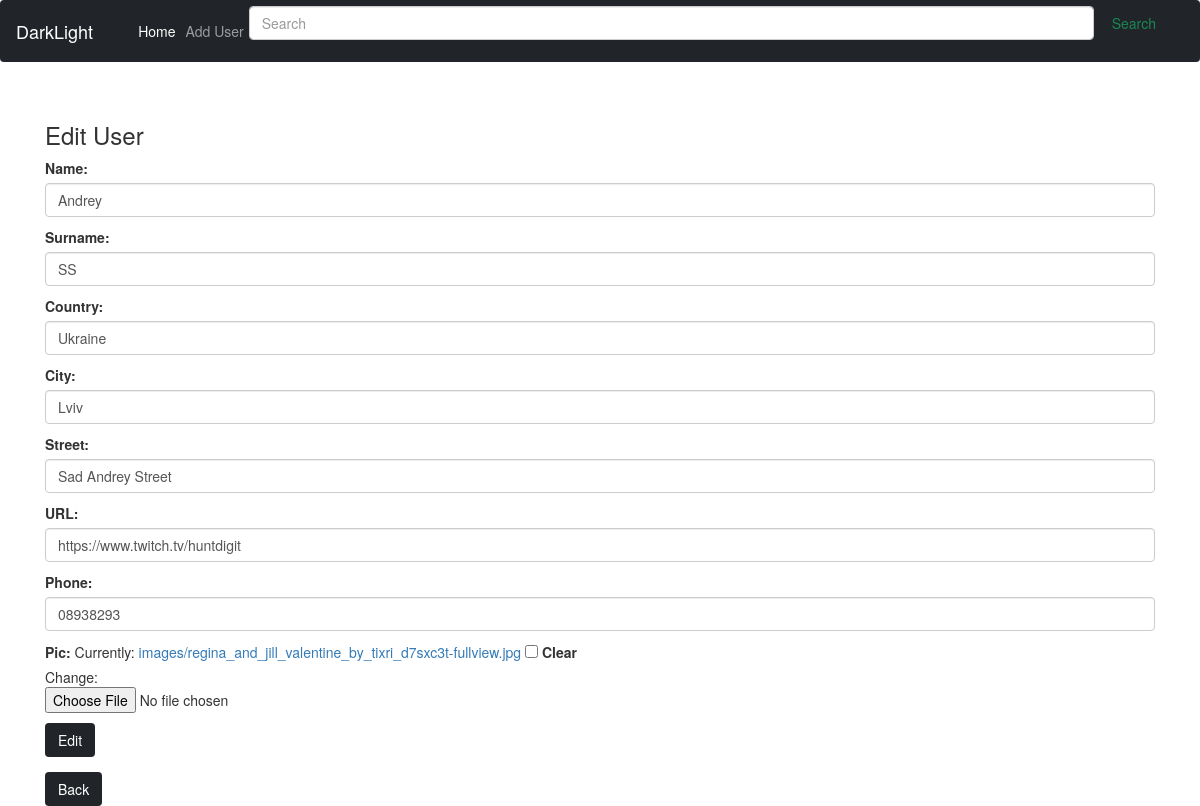
The page /user/edit/17 on the database its author committed.
### phone_book/models.py (models this page shows, shortened)
class PhoneBook(models.Model):
    name = models.CharField('Name', max_length=50)
    surname = models.CharField('Surname', max_length=65)
    address_country = models.CharField('Country', max_length=255)
    address_city = models.CharField('City', max_length=255)
    address_street = models.CharField('Street', max_length=255)
    url = models.URLField("URL")
    phone = models.CharField("Phone", max_length=15)
    pic = models.ImageField(null=True, blank=True, upload_to="images/")
    class Meta:
        verbose_name = "Contact"
        verbose_name_plural = "Contacts"

### phone_book/views.py (the view)
# urls.py: path('user/edit/<int:pk>', views.UpdateUser.as_view(), name='update_user'),
class UpdateUser(UpdateView):
    model = PhoneBook
    template_name = 'phone_book/update_user.html'
    form_class = UserForm

### phone_book/templates/phone_book/update_user.html (shortened to what this page needs)
{% extends 'phone_book/base.html' %}
{% block content %}
    <h3>Edit User</h3>
    <div class="form-group">
    <form method="post" enctype="multipart/form-data">
        {{form.as_p}}
        <button class="btn btn-dark">Edit</button>
    </form>
    </div>
<a href="{% url 'home' %}" class="btn btn-dark">Back</a>
    {% endblock %}

### rows shown on the page
PhoneBook: name "Andrey", surname "SS", address_country "Ukraine", address_city "Lviv", address_street "Sad Andrey Street", url "https://www.twitch.tv/huntdigit", phone "08938293"
